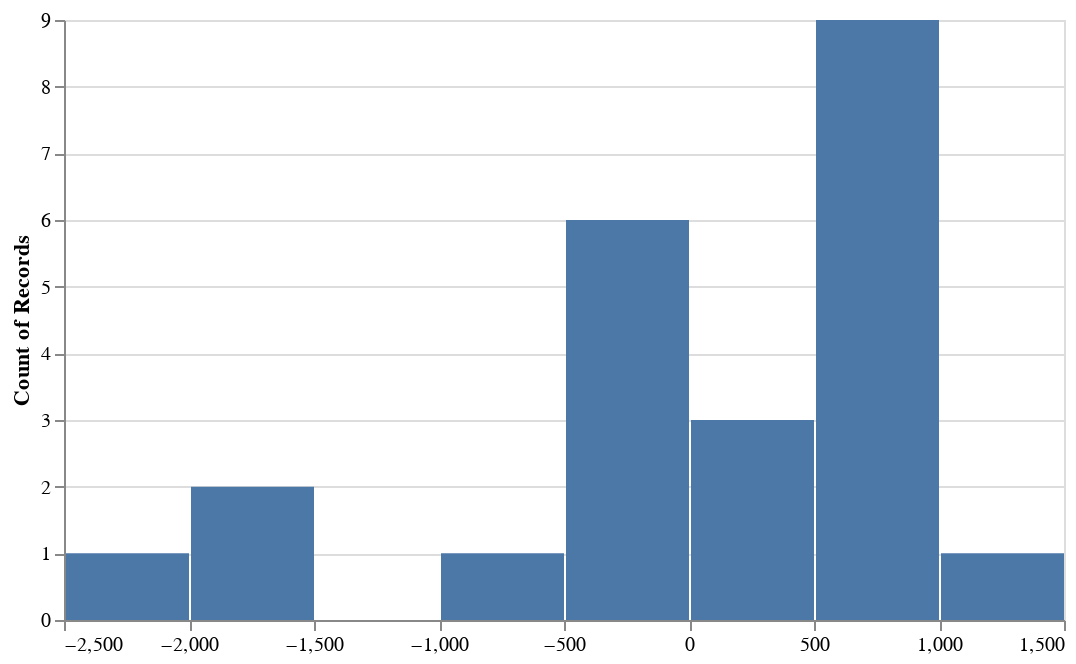

Here is the notebook cell this chart was saved with:
### Code cell
residuals = y_test_pred - y[test]
@vlplot(
    width=500,
    height=300,
    :bar, x={residuals, bin=true}, y="count()")

### Figure 1 — Vega-Lite specification as saved in the notebook (floating-point values rounded to 4 significant figures)
{"data": {"values": [{"x": 276.2}, {"x": 599.6}, {"x": -991.3}, {"x": -1560.0}, {"x": -70.2}, {"x": -52.39}, {"x": -456.4}, {"x": 663.7}, {"x": 272.4}, {"x": 657.0}, {"x": 914.8}, {"x": 833.3}, {"x": -1662.0}, {"x": 786.6}, {"x": -2116.0}, {"x": -325.1}, {"x": -181.2}, {"x": 587.5}, {"x": 915.9}, {"x": -119.4}, {"x": 597.5}, {"x": 290.8}, {"x": 1018.0}]}, "encoding": {"x": {"bin": true, "field": "x", "title": null, "type": "quantitative"}, "y": {"aggregate": "count", "type": "quantitative"}}, "height": 300, "mark": "bar", "width": 500}
